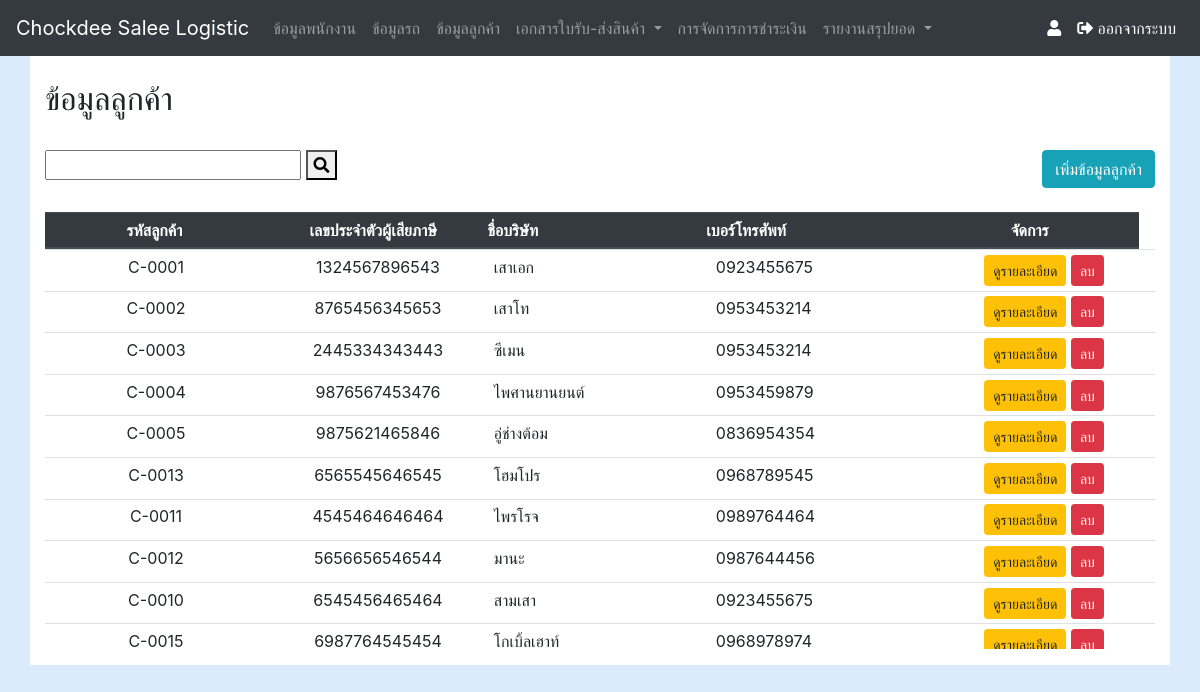
Screenshot of /customer_show.php with the database file from the repository.
### tables this page shows
CREATE TABLE `tb_customer` (
  `cus_id` int(5) NOT NULL COMMENT 'รหัสลูกค้า',
  `customer_id` varchar(10) NOT NULL,
  `cus_compan` varchar(40) NOT NULL COMMENT 'ชื่อบริษัท',
  `cus_house` varchar(8) NOT NULL COMMENT 'บ้านเลขที่',
  `cus_vill` int(5) NOT NULL COMMENT 'หมู่ที่',
  `cus_sub` varchar(20) NOT NULL COMMENT 'ตำบล',
  `cus_area` varchar(20) NOT NULL COMMENT 'อำเภอ',
  `cus_pro` varchar(20) NOT NULL COMMENT 'จังหวัด',
  `cus_pos` varchar(5) NOT NULL COMMENT 'รหัสไปรษณีย์',
  `cus_tle` varchar(10) NOT NULL COMMENT 'เบอร์โทรศัพท์',
  `cus_tin` varchar(13) NOT NULL COMMENT 'เลขประจำตัวผู้เสียภาษี'
);

### customer_show.php (the view, shortened to what this page needs)
<?php require_once('nevbar.php');
Nevbar(); ?>
<?php require_once('Connections/myconnect.php'); ?>
<?php
$query_customer = "SELECT * FROM tb_customer";
$customer = mysql_query($query_customer, $myconnect) or die(mysql_error());
$row_customer = mysql_fetch_assoc($customer);
?>
<!DOCTYPE html
    PUBLIC "-//W3C//DTD XHTML 1.0 Transitional//EN" "http://www.w3.org/TR/xhtml1/DTD/xhtml1-transitional.dtd">
<html xmlns="http://www.w3.org/1999/xhtml">
<head>
    <link rel="stylesheet" href="css/custom.css" />
</head>
<body>
    <div class="container">
        <br />
        <h2>ข้อมูลลูกค้า</h2>
        <br/>
        <div class="row">
            <div class="col-sm-8">
                <form id="form2" name="form2" method="get" action="<?php echo $_SERVER['SCRIPT_NAME'];?>">
                    <input type="text" name="textfield" id="textfield" />
                    <button type="submit"><i class="fa fa-search"></i></button>
                </form>
            </div>
            <div class="col-sm-4 ">
                <div class="float-right"><a class="btn btn-info" href="customer_insert.php">เพิ่มข้อมูลลูกค้า</a></div>
            </div>
        </div>
        <br />
        <div class="table-responsive">
            <table class="table table-hover table-sm">
                <thead class="thead-dark">
                    <tr>
                        <th>
                            <div align="center">รหัสลูกค้า</div>
                        </th>
                        <th>
                            <div align="center">เลขประจำตัวผู้เสียภาษี</div>
                        </th>
                        <th>ชื่อบริษัท</th>
                        <th>เบอร์โทรศัพท์</th>
                        <th>
                            <div align="center">จัดการ</div>
                        </th>
                    </tr>
                </thead>
                <tbody>
                    <?php do { ?>
                    <tr>
                        <td class="ตัวอักษร" align="center"><?php echo $row_customer['customer_id']; ?></td>
                        <td height="35">
                            <div align="center" class="ตัวอักษร"><?php echo $row_customer['cus_tin']; ?></div>
                        </td>
                        <td class="ตัวอักษร"><?php echo $row_customer['cus_compan']; ?></td>
                        <td class="ตัวอักษร"><?php echo $row_customer['cus_tle']; ?></td>
                        <td align="center">
                            <a class="btn btn-warning btn-sm" role="button"
                                href="customer_detail.php?id=<?php echo $row_customer['cus_id']; ?>">ดูรายละเอียด</a>
                            <a class="btn btn-danger btn-sm" role="button"
                                href="customer_del.php?id=<?php echo $row_customer['cus_id']; ?>"
                                onclick="return confirm('ยืนยันที่จะลบข้อมูลหรือไม่ ?')">ลบ</a>
                        </td>
                    </tr>
                    <?php } while ($row_customer = mysql_fetch_assoc($customer)); ?>
                </tbody>
            </table>
        </div>
    </div>
</body>
</html>

### css/custom.css (style rules this page uses)
body { background: #DCEBFC; }
.container { background: #FFF; }
table, tbody { display: block; height: 400px; overflow: auto; }
thead, tbody tr { display: table; width: 100%; table-layout: fixed; }
thead { width: calc(100% - 1em) }
table { width: 100%; height:100% }

### rows the page displays
tb_customer: customer "C-0001", cus_tin "1324567896543", cus_compan "เสาเอก", cus_tle "0923455675"
tb_customer: customer "C-0002", cus_tin "8765456345653", cus_compan "เสาโท", cus_tle "0953453214"
tb_customer: customer "C-0003", cus_tin "2445334343443", cus_compan "ซีเมน", cus_tle "0953453214"
tb_customer: customer "C-0004", cus_tin "9876567453476", cus_compan "ไพศานยานยนต์", cus_tle "0953459879"
tb_customer: customer "C-0005", cus_tin "9875621465846", cus_compan "อู่ช่างต้อม", cus_tle "0836954354"
tb_customer: customer "C-0013", cus_tin "6565545646545", cus_compan "โฮมโปร", cus_tle "0968789545"
tb_customer: customer "C-0011", cus_tin "4545464646464", cus_compan "ไพรโรจ", cus_tle "0989764464"
tb_customer: customer "C-0012", cus_tin "5656656546544", cus_compan "มานะ", cus_tle "0987644456"
tb_customer: customer "C-0010", cus_tin "6545456465464", cus_compan "สามเสา", cus_tle "0923455675"
tb_customer: customer "C-0015", cus_tin "6987764545454", cus_compan "โกเบิ้ลเฮาท์", cus_tle "0968978974"
